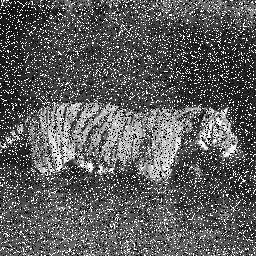
#> input picture images/image2.jpg, 256 x 256 px
$ python -i Median_Filter.py   (imports and definitions only)
#> lines starting #> are read from the running program, lines starting #| are printed output that depends on the picture
#> further down, picture is the input picture: shape (256, 256, 3); min 0, max 255, mean 92.7
import numpy as np
import cv2

def denoise_image(img):

    if len(img.shape) == 3 and img.shape[2] == 3:
        img = cv2.cvtColor(img, cv2.COLOR_BGR2GRAY)

    filter_size = 5
    denoised_img = median_filter(img, filter_size)

    denoised_img = denoised_img.astype(np.uint8)
    denoise_img_rgb = cv2.cvtColor(cv2.merge([denoised_img, denoised_img, denoised_img]), cv2.COLOR_BGR2RGB)

    print(type(denoise_img_rgb))
    return denoise_img_rgb


# Median filter function
def median_filter(data, filter_size):
#> called with filter_size = 5
    temp = []
    indexer = filter_size // 2
    data_final = np.zeros((len(data), len(data[0])))
#> data_final: shape (256, 256) float64; every value is 0
    for i in range(len(data)):
        for j in range(len(data[0])):
            for z in range(filter_size):
                if i + z - indexer < 0 or i + z - indexer > len(data) - 1:
                    for c in range(filter_size):
                        temp.append(0)
                else:
                    if j + z - indexer < 0 or j + indexer > len(data[0]) - 1:
                        temp.append(0)
                    else:
                        for k in range(filter_size):
                            temp.append(data[i + z - indexer][j + k - indexer])
            temp.sort()
            data_final[i][j] = temp[len(temp) // 2]
            temp = []
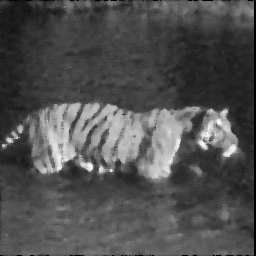
#> data_final: shape (256, 256) float64; min 0, max 248, mean 80.3
    return data_final

>>> import cv2
>>> picture = cv2.imread('images/image2.jpg')
>>> result = denoise_image(picture)
#| <class 'numpy.ndarray'>

$ run again, on images/image3.png
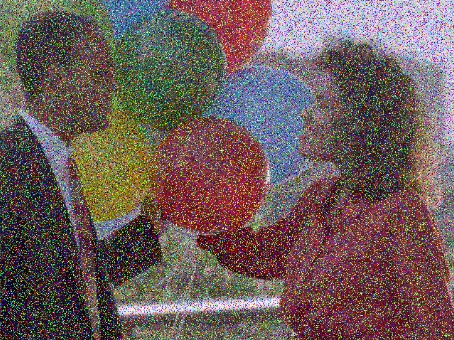
#> input picture images/image3.png, 454 x 340 px
#> picture is the input picture: shape (340, 454, 3); mean B, G, R 90.4, 91.8, 109.4
#> in denoise_image, `img = cv2.cvtColor(img, cv2.COLOR_BGR2GRAY)`:
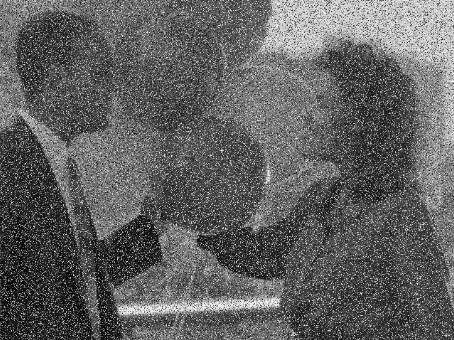
#> img: shape (340, 454); min 0, max 254, mean 96.9
#> after the loop in median_filter, `for i in range(len(data)):`:
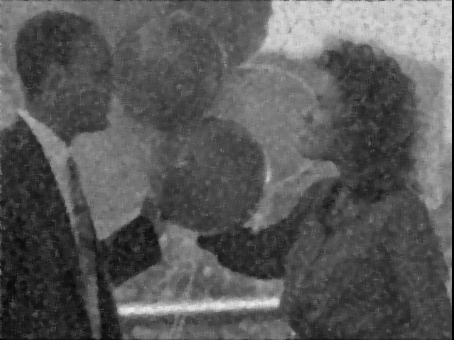
#> data_final: shape (340, 454) float64; min 0, max 234, mean 89.5
#| <class 'numpy.ndarray'>

$ run again, on images/image4.jpeg
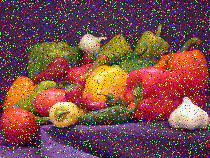
#> input picture images/image4.jpeg, 210 x 158 px
#> picture is the input picture: shape (158, 210, 3); mean B, G, R 72.4, 76.1, 124
#> in denoise_image, `img = cv2.cvtColor(img, cv2.COLOR_BGR2GRAY)`:
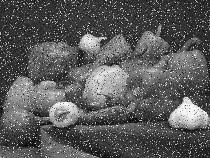
#> img: shape (158, 210); min 1, max 254, mean 90
#> after the loop in median_filter, `for i in range(len(data)):`:
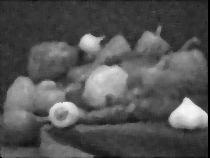
#> data_final: shape (158, 210) float64; min 0, max 245, mean 84.2
#| <class 'numpy.ndarray'>
